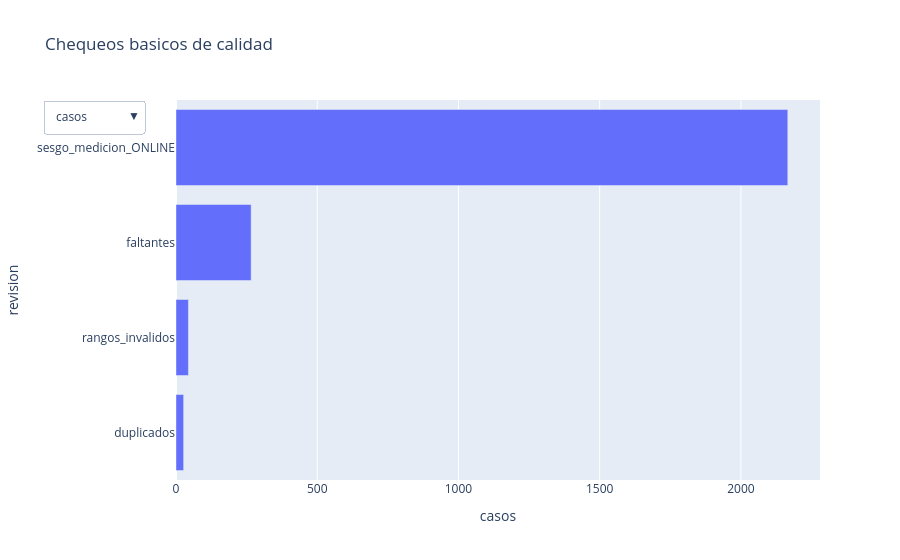

Write notebook code for a chart like this one.
### Code cell
# @title Explorar Calidad de datos { display-mode: "form" }
calidad_plot = calidad.assign(pct=(calidad["casos"] / len(df) * 100).round(2)).sort_values("casos")
fig = px.bar(calidad_plot, x="casos", y="revision", orientation="h", hover_data=["pct"], title="Chequeos basicos de calidad")
fig.update_layout(updatemenus=[{"buttons": [
    {"label": "casos", "method": "update", "args": [{"x": [calidad_plot["casos"]]}, {"xaxis": {"title": "casos"}}]},
    {"label": "porcentaje", "method": "update", "args": [{"x": [calidad_plot["pct"]]}, {"xaxis": {"title": "% de solicitudes"}}]},
]}])
fig.show()


display(Markdown("**Lo que muestra:** Los problemas no son teoricos: hay faltantes, huellas repetidas, ubicaciones que no pasan reglas simples y un canal dominante."))

### Figure 1 — Plotly figure (JSON) as saved in the notebook; plotly's stock layout.template omitted (floating-point values rounded to 4 significant figures)
{"data": [{"customdata": [[0.54], [0.88], [5.32], [43.32]], "hovertemplate": "casos=%{x}<br>revision=%{y}<br>pct=%{customdata[0]}<extra></extra>", "legendgroup": "", "marker": {"color": "#636efa", "pattern": {"shape": ""}}, "name": "", "orientation": "h", "showlegend": false, "textposition": "auto", "type": "bar", "x": [27, 44, 266, 2166], "xaxis": "x", "y": ["duplicados", "rangos_invalidos", "faltantes", "sesgo_medicion_ONLINE"], "yaxis": "y"}], "layout": {"barmode": "relative", "legend": {"tracegroupgap": 0}, "title": {"text": "Chequeos basicos de calidad"}, "updatemenus": [{"buttons": [{"args": [{"x": [[27, 44, 266, 2166]]}, {"xaxis": {"title": "casos"}}], "label": "casos", "method": "update"}, {"args": [{"x": [[0.54, 0.88, 5.32, 43.32]]}, {"xaxis": {"title": "% de solicitudes"}}], "label": "porcentaje", "method": "update"}]}], "xaxis": {"anchor": "y", "domain": [0.0, 1.0], "title": {"text": "casos"}}, "yaxis": {"anchor": "x", "domain": [0.0, 1.0], "title": {"text": "revision"}}}}
